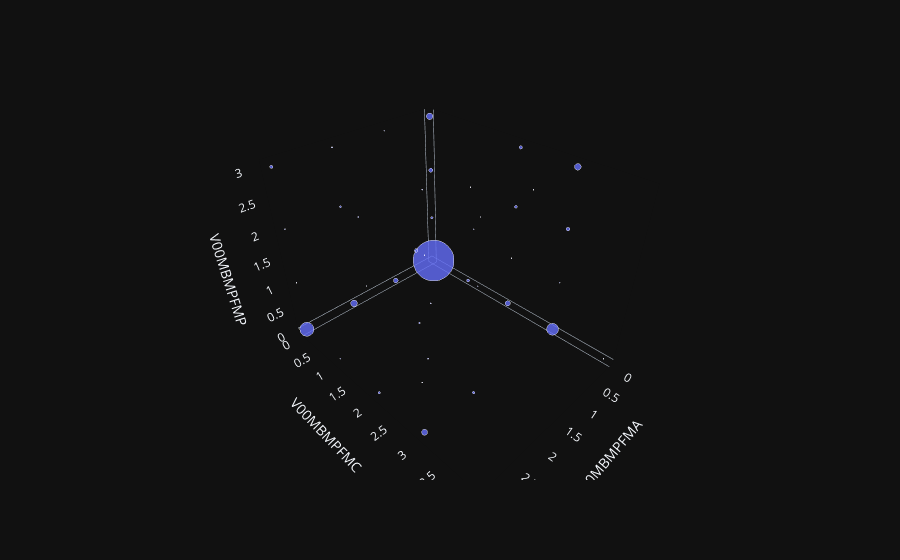

Source (notebook cell):
### Code cell
moaks_3d_mbmp_scatter = plot_3d_moaks_data(v00_moaks_shared_kl_mbmp)
moaks_3d_mbmp_scatter.show()

### Figure 1 — Plotly figure (JSON) as saved in the notebook; plotly's stock layout.template omitted (floating-point values rounded to 4 significant figures)
{"data": [{"hovertemplate": "V00MBMPFMA=%{x}<br>V00MBMPFMC=%{y}<br>V00MBMPFMP=%{z}<br>count=%{marker.size}<extra></extra>", "legendgroup": "", "marker": {"color": "#636efa", "opacity": 0.8, "size": [2068, 6, 20, 51, 10, 1, 32, 1, 9, 13, 170, 1, 16, 53, 1, 26, 1, 2, 1, 1, 53, 4, 2, 2, 1, 2, 8, 1, 1, 238, 1, 2, 12, 1, 7, 1, 2, 42, 1, 3, 15], "sizemode": "area", "sizeref": 1.292, "symbol": "circle"}, "mode": "markers", "name": "", "scene": "scene", "showlegend": false, "x": [0.0, 0.0, 0.0, 0.0, 0.0, 0.0, 0.0, 0.0, 0.0, 0.0, 0.0, 0.0, 0.0, 0.0, 0.0, 1.0, 1.0, 1.0, 1.0, 1.0, 2.0, 2.0, 2.0, 2.0, 2.0, 2.0, 2.0, 2.0, 2.0, 3.0, 3.0, 3.0, 3.0, 3.0, 3.0, 3.0, 3.0, 3.0, 3.0, 3.0, 3.0], "y": [0.0, 0.0, 0.0, 0.0, 1.0, 1.0, 2.0, 2.0, 2.0, 2.0, 3.0, 3.0, 3.0, 3.0, 4.0, 0.0, 0.0, 1.0, 2.0, 3.0, 0.0, 0.0, 0.0, 2.0, 2.0, 2.0, 3.0, 3.0, 3.0, 0.0, 0.0, 0.0, 0.0, 1.0, 2.0, 2.0, 2.0, 3.0, 3.0, 3.0, 3.0], "z": [0.0, 1.0, 2.0, 3.0, 0.0, 2.0, 0.0, 1.0, 2.0, 3.0, 0.0, 1.0, 2.0, 3.0, 0.0, 0.0, 3.0, 0.0, 2.0, 3.0, 0.0, 2.0, 3.0, 0.0, 2.0, 3.0, 0.0, 2.0, 3.0, 0.0, 1.0, 2.0, 3.0, 0.0, 0.0, 2.0, 3.0, 0.0, 1.0, 2.0, 3.0], "type": "scatter3d"}], "layout": {"scene": {"domain": {"x": [0.0, 1.0], "y": [0.0, 1.0]}, "xaxis": {"title": {"text": "V00MBMPFMA"}, "showgrid": false}, "yaxis": {"title": {"text": "V00MBMPFMC"}, "showgrid": false}, "zaxis": {"title": {"text": "V00MBMPFMP"}, "showgrid": false}}, "legend": {"tracegroupgap": 0, "itemsizing": "constant"}, "margin": {"t": 60}}}
